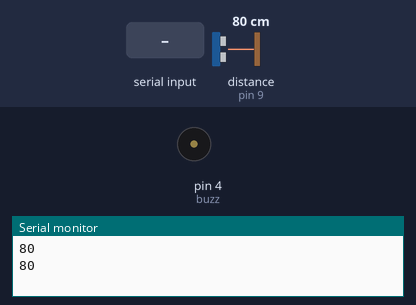
A sketch run on a simulated Arduino Uno, built with avr-gcc and run on an emulated ATmega328P. On the bench: buzzer (waves = sounding, pin HIGH), the last lines printed to the serial monitor. Inputs (shaded band) come from the test bench; at power-on: distance to the obstacle (sensor on pin 9) 80 cm.

Above: at 1.2 s.
1.3 s: "ON" received over Serial
At 3.7 s:
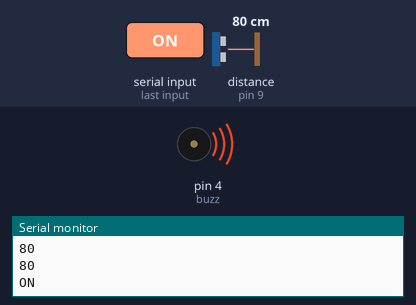
4.5 s: "1" received over Serial
At 6.2 s:
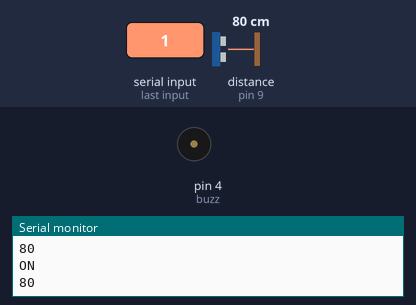
7.0 s: distance to the obstacle (sensor on pin 9) set to 33 cm
8.7 s: distance to the obstacle (sensor on pin 9) set to 26 cm
At 10.7 s:
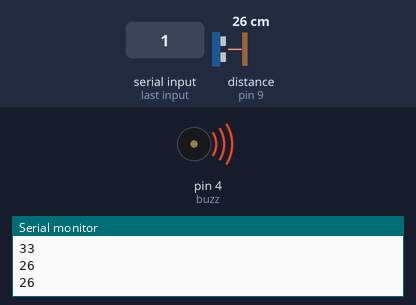
11.0 s: "OFF" received over Serial
At 13.2 s:
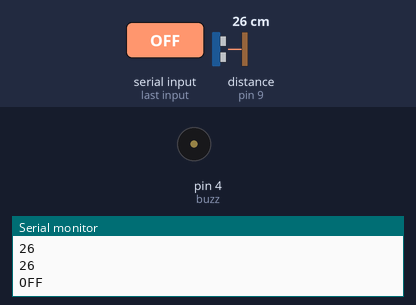
Timing chart, 0 to 15.0 s (numbered marks = the images above; inputs shaded):
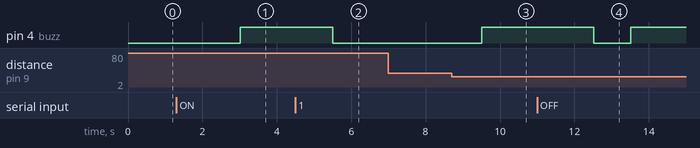

The sketch:

sonar.ino
```cpp
#include <Ultrasonic.h>
Ultrasonic ultrasonic(8, 9);
#define buzz 4
String status;
const int max_dist=30;
long duration;
int distance;
void setup() {
  pinMode(buzz, OUTPUT);
  Serial.begin(9600);
}
void loop() {
  distance=ultrasonic.read();
  Serial.println(distance);
  if(distance<max_dist){
    digitalWrite(buzz, HIGH);
  }else{
    digitalWrite(buzz, LOW);
  }
  if(Serial.available()!=0){
    status=Serial.readString();
    if (status=="ON"){
      Serial.println("ON");
      digitalWrite(buzz, HIGH);
      while(Serial.available()==0){}
    }
    if (status=="OFF"){
        digitalWrite(buzz, LOW);
        Serial.println("OFF");
    }
    }
  delay(1000);
}
```

Measured:
- the behaviour switches between 30 and 29 cm on distance to the obstacle (sensor on pin 9) (found by bisection; images 2 and 3)
- after the input at 1.3 s, pin 4 (buzz): LOW → HIGH after 1.7 s
- after the input at 4.5 s, pin 4 (buzz): HIGH → LOW after 1.0 s
- after the input at 8.7 s, pin 4 (buzz): LOW → HIGH after 0.81 s
- after the input at 11.0 s, pin 4 (buzz): HIGH → LOW after 1.5 s, → HIGH 1.0 s later
